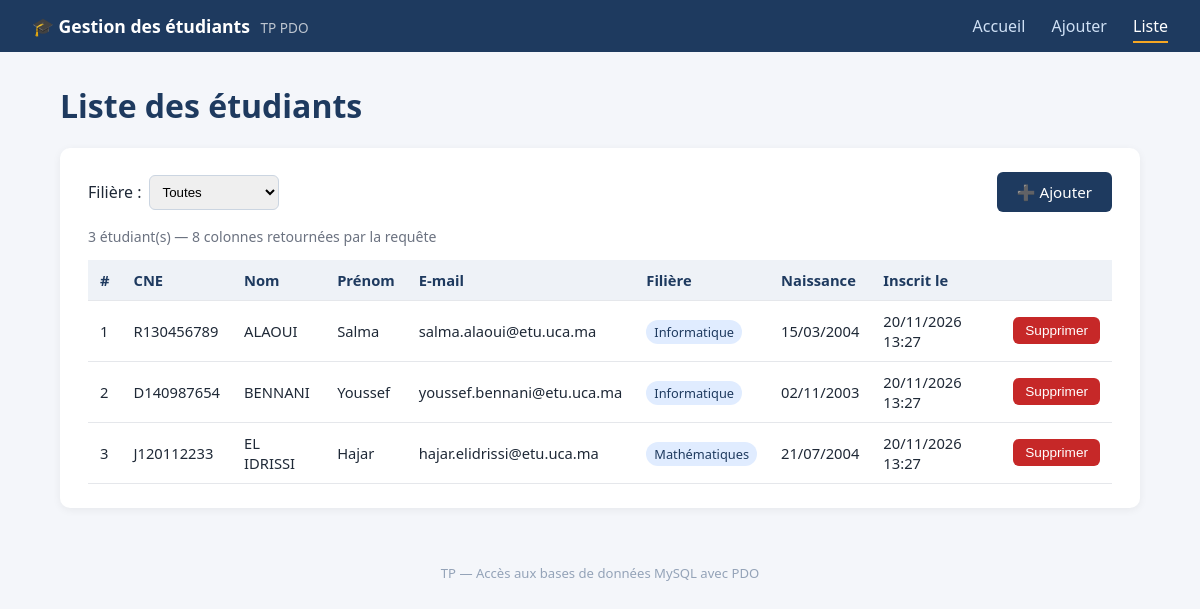
Page /liste.php on the committed database.
### tables this page shows
CREATE TABLE etudiants (
    id               INT UNSIGNED  NOT NULL AUTO_INCREMENT,
    cne              VARCHAR(20)   NOT NULL,
    nom              VARCHAR(50)   NOT NULL,
    prenom           VARCHAR(50)   NOT NULL,
    email            VARCHAR(100)  NOT NULL,
    filiere          VARCHAR(50)   NOT NULL,
    date_naissance   DATE          NULL,
    date_inscription DATETIME      NOT NULL DEFAULT CURRENT_TIMESTAMP,
    PRIMARY KEY (id),
    UNIQUE KEY uk_etudiants_cne   (cne),
    UNIQUE KEY uk_etudiants_email (email)
);

### config/connexion.php (called while the page is built, shortened)
<?php
function e(?string $valeur): string
{
    return htmlspecialchars($valeur ?? '', ENT_QUOTES, 'UTF-8');
}

### liste.php (the view, shortened to what this page needs)
<?php
require_once __DIR__ . '/config/connexion.php';
$pdo = getConnexion();
$filtre = $_GET['filiere'] ?? '';
if ($filtre === '') {
    $stmt = $pdo->query('SELECT id, cne, nom, prenom, email, filiere, date_naissance, date_inscription FROM etudiants ORDER BY nom, prenom');
}
$etudiants   = $stmt->fetchAll();
$nbEtudiants = count($etudiants);
$nbColonnes  = $stmt->columnCount();
require __DIR__ . '/includes/header.php';
?>
<h1>Liste des étudiants</h1>
<div class="carte">
    <div class="barre-outils">
        <form method="get" action="liste.php">
            <label for="filiere">Filière :</label>
            <select name="filiere" id="filiere" onchange="this.form.submit()">
                <option value="">Toutes</option>
            </select>
        </form>
        <a class="btn" href="ajouter.php">➕ Ajouter</a>
    </div>
    <p class="info"><?= $nbEtudiants ?> étudiant(s) — <?= $nbColonnes ?> colonnes retournées par la requête</p>
    <table>
        <thead>
            <tr>
                <th>#</th><th>CNE</th><th>Nom</th><th>Prénom</th><th>E-mail</th>
                <th>Filière</th><th>Naissance</th><th>Inscrit le</th><th></th>
            </tr>
        </thead>
        <tbody>
        <?php if ($nbEtudiants === 0): ?>
            <tr><td colspan="9" class="vide">Aucun étudiant enregistré pour le moment.</td></tr>
        <?php else: ?>
            <?php foreach ($etudiants as $i => $etu): ?>
                <tr>
                    <td><?= $i + 1 ?></td>
                    <td><?= e($etu['cne']) ?></td>
                    <td><?= e(strtoupper($etu['nom'])) ?></td>
                    <td><?= e($etu['prenom']) ?></td>
                    <td><?= e($etu['email']) ?></td>
                    <td><span class="badge"><?= e($etu['filiere']) ?></span></td>
                    <td><?= $etu['date_naissance'] ? date('d/m/Y', strtotime($etu['date_naissance'])) : '—' ?></td>
                    <td><?= date('d/m/Y H:i', strtotime($etu['date_inscription'])) ?></td>
                    <td>
                        <form method="post" action="supprimer.php" onsubmit="return confirm('Supprimer cet étudiant ?');">
                            <button type="submit" class="btn btn-danger">Supprimer</button>
                        </form>
                    </td>
                </tr>
            <?php endforeach; ?>
        <?php endif; ?>
        </tbody>
    </table>
</div>
<?php require __DIR__ . '/includes/footer.php'; ?>

### includes/header.php (shortened to what this page needs)
<?php
$page  = basename($_SERVER['SCRIPT_NAME']);
?>
<!DOCTYPE html>
<html lang="fr">
<head>
    <link rel="stylesheet" href="assets/style.css">
</head>
<body>
<header class="topbar">
    <div class="brand">🎓 Gestion des étudiants <span>TP PDO</span></div>
    <nav>
        <a href="index.php"   class="<?= $page === 'index.php'   ? 'actif' : '' ?>">Accueil</a>
        <a href="ajouter.php" class="<?= $page === 'ajouter.php' ? 'actif' : '' ?>">Ajouter</a>
        <a href="liste.php"   class="<?= $page === 'liste.php'   ? 'actif' : '' ?>">Liste</a>
    </nav>
</header>
<main class="conteneur">

### includes/footer.php
</main>
<footer class="pied">TP — Accès aux bases de données MySQL avec PDO</footer>
</body>
</html>

### assets/style.css (style rules this page uses)
* { box-sizing: border-box; }
body { margin: 0; font-family: "Segoe UI", Roboto, Arial, sans-serif; background: #f4f6fa; color: #1f2937; }
.topbar { background: #1e3a5f; color: #fff; display: flex; justify-content: space-between; align-items: center; padding: 14px 32px; }
.brand { font-weight: 600; font-size: 1.1rem; }
.brand span { font-weight: 400; opacity: .7; font-size: .85rem; margin-left: 6px; }
.topbar nav a { color: #cfe0f5; text-decoration: none; margin-left: 22px; padding-bottom: 4px; }
.topbar nav a:hover, .topbar nav a.actif { color: #fff; border-bottom: 2px solid #f5a623; }
.conteneur { max-width: 1120px; margin: 32px auto; padding: 0 20px; }
h1 { color: #1e3a5f; margin-top: 0; }
.carte { background: #fff; border-radius: 10px; padding: 24px 28px; box-shadow: 0 2px 8px rgba(0,0,0,.06); margin-bottom: 24px; }
.btn { display: inline-block; background: #1e3a5f; color: #fff; border: 0; border-radius: 6px; padding: 10px 20px; font-size: .95rem; cursor: pointer; text-decoration: none; }
.btn-danger { background: #c62828; padding: 6px 12px; font-size: .85rem; }
.barre-outils { display: flex; justify-content: space-between; align-items: center; gap: 12px; flex-wrap: wrap; margin-bottom: 14px; }
.barre-outils form { display: flex; gap: 8px; align-items: center; }
.barre-outils select { padding: 8px; border-radius: 6px; border: 1px solid #cbd5e1; }
table { width: 100%; border-collapse: collapse; background: #fff; }
th, td { padding: 10px 12px; text-align: left; border-bottom: 1px solid #e5e7eb; font-size: .92rem; }
th { background: #eef2f7; color: #1e3a5f; }
.badge { background: #e0ecff; color: #1e3a5f; padding: 3px 8px; border-radius: 12px; font-size: .8rem; }
.info { color: #6b7280; font-size: .88rem; }
.pied { text-align: center; color: #94a3b8; font-size: .82rem; padding: 24px; }
.btn-danger { white-space: nowrap; }

### rows in the picture
etudiants: cne "R130456789", nom "ALAOUI", prenom "Salma", email "salma.alaoui@etu.uca.ma", filiere "Informatique", date_naissance "15/03/2004", date_inscription "20/11/2026 13:27"
etudiants: cne "D140987654", nom "BENNANI", prenom "Youssef", email "youssef.bennani@etu.uca.ma", filiere "Informatique", date_naissance "02/11/2003", date_inscription "20/11/2026 13:27"
etudiants: cne "J120112233", nom "EL IDRISSI", prenom "Hajar", email "hajar.elidrissi@etu.uca.ma", filiere "Mathématiques", date_naissance "21/07/2004", date_inscription "20/11/2026 13:27"

### other values in the picture
$nbEtudiants "3"
$nbColonnes "8"
